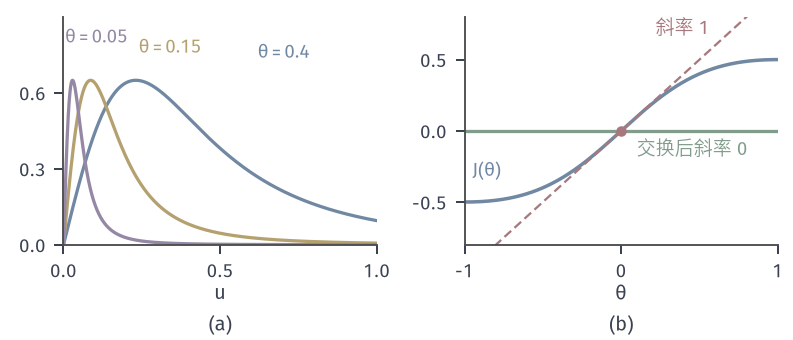

The Python source for this figure:
from pathlib import Path
import sys
HERE = Path(__file__).resolve().parent
sys.path.insert(0, str(HERE.parent/"pgrad-common"))
from pgrad_fig import *
# U ~ Unif(0,1), g(theta,u) = 2 theta^3 u / (u^2+theta^2)^2, g(0,u) = 0.
# J(theta) = theta/(1+theta^2), J'(0) = 1, but d/dtheta g(0,u) = 0 for every u in (0,1).
# (a) g(theta,.) for theta = 0.4, 0.2, 0.1 (spike moves to u=0, area ~ theta).
# peak height 9/(8 sqrt 3) ~ 0.65 for every theta.
# (b) J(theta) (blue), tangent of slope 1 at 0 (red dashed), the exchanged value E[d g/d theta](0)=0 (green).
fig, axs = figure(width_mm=112, height_mm=48, ncols=2)
panel(fig, left=.08, right=.98, bottom=.28, top=.95, wspace=.28)
a, b = axs
u = np.linspace(1e-4, 1, 2000)
facts = {}
for th, c, lx, ly in [(0.4, BLUE, .62, .72), (0.15, YELLOW, .24, .74), (0.05, PURPLE, .005, .78)]:
    g = 2*th**3*u/(u*u+th*th)**2
    a.plot(u, g, color=c, lw=1.3)
    um = th/math.sqrt(3); gm = 2*th**3*um/(um*um+th*th)**2
    lab(a, lx, ly, rf'$\theta={th}$', c, va='bottom')
    facts[f'area_{th}'] = th/(1+th*th)
a.set_xlim(0, 1); a.set_ylim(0, .9); a.set_xticks([0, .5, 1]); a.set_yticks([0, .3, .6])
axlab(a, r'$u$')
t = np.linspace(-1, 1, 300)
b.plot(t, t/(1+t*t), color=BLUE, lw=1.4)
b.plot(t, t, color=RED, lw=.9, ls=DASH)
b.plot(t, 0*t, color=GREEN, lw=1.3)
dot(b, 0, 0)
lab(b, .22, .68, '斜率 1', RED); lab(b, .1, -.17, '交换后斜率 0', GREEN); lab(b, -.95, -.32, r'$J(\theta)$', BLUE)
b.set_xlim(-1, 1); b.set_ylim(-.8, .8); b.set_xticks([-1, 0, 1]); b.set_yticks([-.5, 0, .5])
axlab(b, r'$\theta$')
tags(fig, axs)
save(fig, HERE, 'figure', facts)
